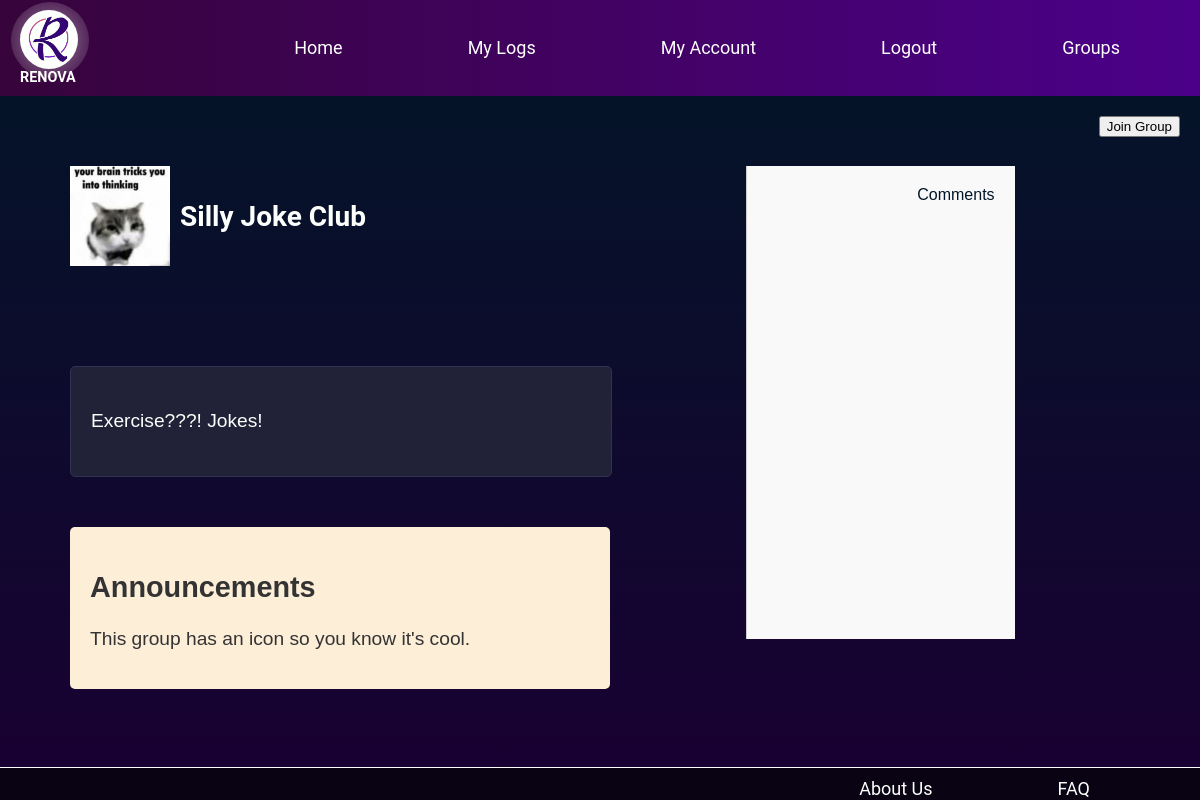
The page /renova/groups/silly-joke-club/ (signed in) on the database as committed earlier.
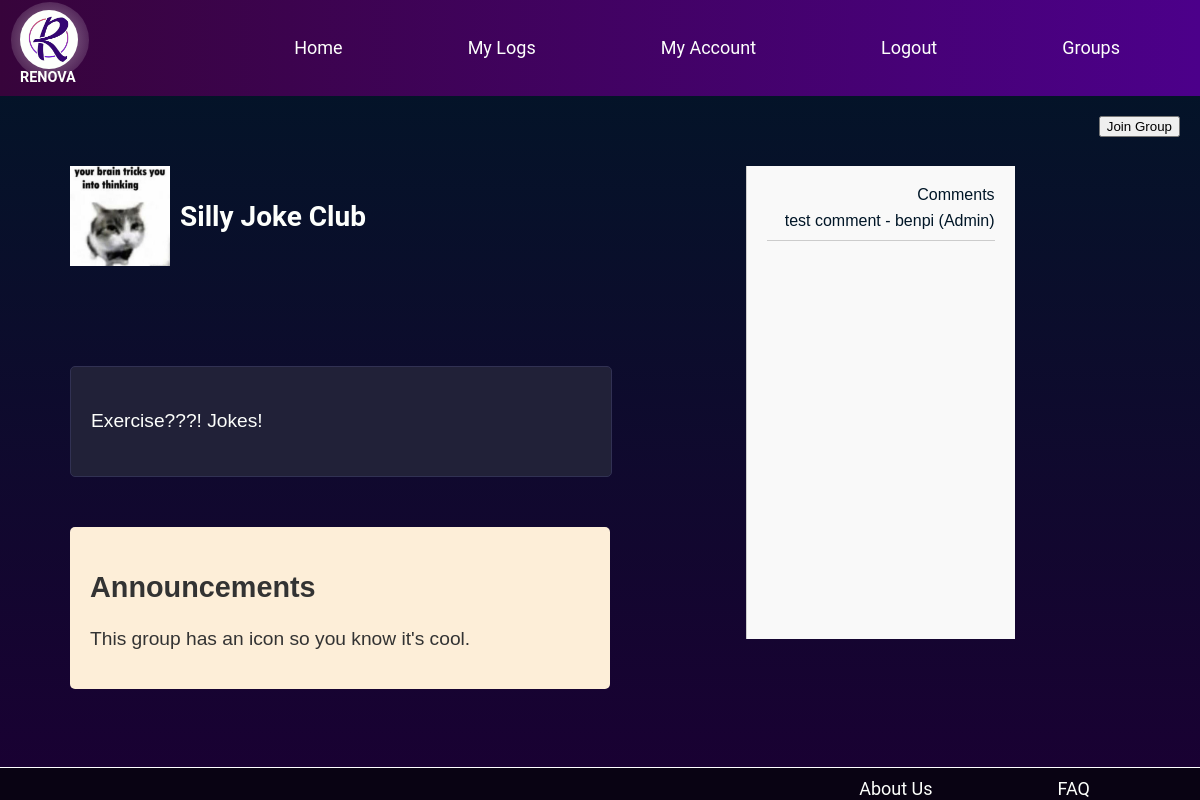
The same page on the database as committed later.
### renova/models.py (models this page shows, shortened)
class Group(models.Model):
    name = models.CharField(max_length=255, unique=True, primary_key=True)
    admin = models.ForeignKey(User, on_delete=models.CASCADE, default=1)
    members = models.ManyToManyField(User, related_name='member_groups', blank=True)
    creation_date = models.DateField(default=timezone.now)
    icon = models.ImageField(upload_to='group_icons', blank=True)
    activities = models.CharField(max_length=255, blank=True)
    description = models.TextField(blank=True)
    announcements = models.TextField(blank=True)
    slug = models.SlugField(unique=True)

class Comment(models.Model):
    group = models.ForeignKey(Group, on_delete=models.CASCADE, related_name='comments')
    user = models.ForeignKey(User, on_delete=models.CASCADE)
    text = models.TextField()
    creation_date = models.DateField(default=timezone.now)
    likes = models.PositiveIntegerField(default=0)

### renova/views.py (the view, shortened to what this page needs)
# urls.py: path('groups/<slug:group_name_slug>/', views.group, name='group'),
@login_required
def group(request, group_name_slug=None):
    context_dict = {}
    try:
        group = Group.objects.get(slug=group_name_slug)
        context_dict['group'] = group
        context_dict['form'] = CommentForm()
    except Group.DoesNotExist:
        context_dict['group'] = None
    if group_name_slug:
        return render(request, 'renova/group.html', context_dict)
    else:
        return HttpResponse("Group not found")

### templates/renova/group.html (shortened to what this page needs)
{% extends "base.html" %}
{% load static %}
{% block content %}
    {% if group %}
        <div class="container">
            <div class="columns">
                <div id="group-logo">
                    {% if group.icon %}
                        <img src="{{ group.icon.url }}" alt="{{ group.name }} Icon">
                    {% else %}
                        <img alt="{{ group.name }} Icon">
                    {% endif %}
                    <h1>{{ group.name }}</h1>
                </div>
                <div id="group-description">
                    <p>{{ group.description }}</p>
                </div>
                <div id="group-announcements">
                    <h2>Announcements</h2>
                    <p>{{ group.announcements }}</p>
                </div>
            </div>
            <div class="comment-section rightalign leftline">
                <div class="leftalign">Comments</div>
                {% for comment in group.comments.all %}
                    <p>{{ comment.text }} - {{ comment.user.username }}{% if comment.user == group.admin %} (Admin){% else %} (Member){% endif %}</p>
                {% endfor %}
            </div>
            {% if request.user == group.admin %}
                <p>You are the admin of this group.</p>
            {% elif request.user in group.members.all %}
                <form method="post" action="{% url 'renova:leave_group' group.slug %}">
                    {% csrf_token %}
                    <button type="submit">Leave Group</button>
                </form>
            {% else %}
                <form method="post" action="{% url 'renova:join_group' group.slug %}">
                    <button type="submit">Join Group</button>
                </form>
            {% endif %}
        </div>
    {% else %}
        <p>Group not found.</p>
    {% endif %}
{% endblock %}

### templates/base.html (shortened to what this page needs)
<!DOCTYPE html>
{% load staticfiles %}
<!DOCTYPE html>
<html lang="en">
<head>
    <link rel="stylesheet" href="{% static 'base.css' %}">
	<link rel="stylesheet" href="https://cdnjs.cloudflare.com/ajax/libs/font-awesome/6.0.0-beta3/css/all.min.css">
</head>
<body>
<header>
    <div id="logo" class="columns">
		<img src="{% static 'images/renova.png' %}" alt="Logo" />
    	RENOVA
    </div>
    <nav>
        <ul>
		<li><a href="{% url 'renova:index' %}">Home</a></li>
	{% if user.is_authenticated %}
		<li><a href="{% url 'renova:my_logs' %}">My Logs</a></li>
        <li><a href="{% url 'renova:my_account' %}">My Account</a></li>
		<li><a href="{% url 'auth_logout' %}">Logout</a></li>
	{% else %}
		<li><a href="{% url 'registration_register' %}">Sign Up</a></li>
		<li><a href="{% url 'auth_login' %}">Login</a></li>
	{% endif %}
		<li><a href="{% url 'renova:groups' %}">Groups</a></li>
        </ul>
    </nav>
</header>
<main>
    {% block content %}
    {% endblock %}
</main>
<footer>
	<nav>
		<ul>
		<li><a href="{% url 'renova:about_us' %}">About Us</a></li>
		<li><a href="{% url 'renova:faq' %}">FAQ</a></li>
		</ul>
	</nav>
</footer>
</body>
</html>

### static/base.css (style rules this page uses)
body, ul { margin: 0; padding: 0; }
body { font-family: Arial, sans-serif; display: flex; flex-direction: column; min-height: 100vh; background: linear-gradient(to top, #1a0033, #011627); color: #FDFFFC; }
header { background: linear-gradient(to right, #37043b, #4c008a); padding: 10px 20px; display: flex; justify-content: space-between; align-items: center; z-index: 1; }
nav ul { list-style-type: none; font-size: 1.5vw; }
nav ul li { display: inline; margin: 5vw; }
nav ul li a { text-decoration: none; color: #FDFFFC; font-family: 'Roboto', sans-serif; }
#logo { font-size : 1.2vw; width: 5%; height: 5%; font-family: 'Roboto', sans-serif; font-weight: bold; position: relative; z-index: 2; }
#logo::after { content: ""; display: block; width: 135%; height: 100%; background: radial-gradient(circle at center, rgba(255, 255, 255, 0.5) 0%, transparent 100%); border-radius: 50%; position: absolute; top: -10%; left: -16%; z-index: 3; }
#logo img { background-color: #FDFFFC; border-radius: 50%; padding: 5%; z-index: 4; }
main { padding : 20px ; flex: 1 0 auto; }
.leftalign { float: left; margin-left: 150px; }
.rightalign { float: right; margin-right: 150px; padding-left: 100px; }
.container { display: flex; justify-content: space-between; }
main > div { display: flex; }
footer { flex-shrink: 0; text-align: right; margin-top: 20px; padding-top: 10px; padding-right: 50px; border-top: 1px solid #ffffff; background-color: #090313; color: #ffffff; }
.columns { display: flex; flex-direction: column; }
.leftline { text-align: right; border-left: 1px solid #FDFFFC; }
#group-logo { margin: 50px; font-size : 14px; font-family: 'Roboto', sans-serif; font-weight: bold; position: relative; z-index: 2; display: flex; align-items: center; gap: 10px; }
#group-logo img { height: 100px; width: 100px; }
#group-description { background-color: #212138; width: 500px; padding: 20px; margin: 50px; border-radius: 5px; border: 1px solid #313153; font-size: 1.2em; line-height: 1.6; }
#group-announcements { width: 500px; background-color: #fdeed8; padding: 20px; border-radius: 5px; font-size: 1.2em; color: #333; margin: 0 50px; }
.comment-section { margin: 50px; background-color: #f9f9f9; padding: 20px; border-left: 1px solid #ccc; color: #011627; }
.comment-section p { border-bottom: 1px solid #ccc; padding: 10px 0; }

Rows that differ between the two databases and show on the page:
added Comment: text "test comment", user.username "benpi", shows "(Admin)"
